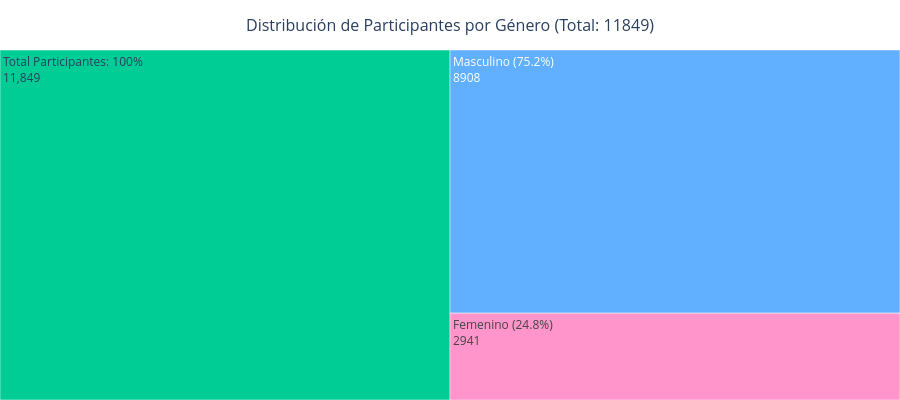

The notebook cell this image was saved under:
### Markdown cell above
Como se puede ver la distribución femenina es más apuntada, lo que indica una mayor concentración de corredores en torno a su media, menor dispersión, y la masculina con mayor dispersión de tiempos.

### Code cell
# Calcular estadísticas por género primero
stats_genero = df.groupby('Género')['Tiempo'].agg(['mean', 'median', 'std', 'count'])
print("Estadísticas por Género:")
print(stats_genero.to_string())
print("\n" + "="*50 + "\n")

# Crear tabla resumen con porcentajes
total_participantes = len(df)
resumen_genero = df['Género'].value_counts().reset_index()
resumen_genero.columns = ['Género', 'Cantidad']
resumen_genero['Porcentaje'] = (resumen_genero['Cantidad'] / total_participantes * 100).round(1)

# Agregar fila de total
total_fila = pd.DataFrame({
    'Género': ['TOTAL'],
    'Cantidad': [total_participantes],
    'Porcentaje': [100.0]
})
resumen_completo = pd.concat([resumen_genero, total_fila], ignore_index=True)

print("Distribución de Participantes por Género:")
print(resumen_completo.to_string(index=False))
print("\n" + "="*50 + "\n")

# Crear columna de color según género
def get_color(genero):
    genero_str = str(genero).upper()
    if genero_str in ['M', 'H', 'HOMBRE', 'MASCULINO', 'MALE']:
        return '#1E90FF'  # Azul para hombres
    elif genero_str in ['F', 'FEMENINO', 'MUJER', 'FEMALE', 'WOMAN']:
        return '#FF69B4'  # Rosa para mujeres
    else:
        return '#808080'  # Gris para otros

# Aplicar colores
df['Color'] = df['Género'].apply(get_color)

# Preparar datos para el gráfico - agregar porcentajes al label
df['Género_con_porcentaje'] = df['Género'].copy()
# Calcular porcentaje por cada valor único de género
for genero in df['Género'].unique():
    count = (df['Género'] == genero).sum()
    porcentaje = (count / total_participantes * 100).round(1)
    mask = df['Género'] == genero
    df.loc[mask, 'Género_con_porcentaje'] = f"{genero} ({porcentaje:.1f}%)"

# Opción 1: Icicle con colores sólidos por género
fig = px.icicle(
    df,
    path=[px.Constant('Total Participantes: 100%'), 'Género_con_porcentaje'],
    values=np.ones(len(df)),  # Cada participante cuenta como 1
    color='Género',
    color_discrete_map={
        # Masculino - AZUL
        'M': '#1E90FF', 
        'H': '#1E90FF', 
        'Hombre': '#1E90FF', 
        'Masculino': '#1E90FF',  
        'Male': '#1E90FF',
        'MASCULINO': '#1E90FF',
        
        # Femenino - ROSA
        'F': '#FF69B4', 
        'Femenino': '#FF69B4', 
        'Mujer': '#FF69B4', 
        'Female': '#FF69B4', 
        'Woman': '#FF69B4',
        'FEMENINO': '#FF69B4'
    },
    title='Distribución de Participantes por Género',
    hover_data={'Tiempo': True, 'Género': False},  
    labels={'Tiempo': 'Tiempo (min)'}
)

# Personalizar hover - agregar información del total real en el hover
fig.update_traces(
    textinfo='label+value',
    hovertemplate='<b>%{label}</b><br>Participantes: %{value}<br>Total: ' + str(total_participantes) + '<br>Tiempo medio: %{customdata[0]:.1f} min<extra></extra>',
    marker_line_color='white',
    marker_line_width=0.5
)

# Mejorar layout
fig.update_layout(
    height=400,
    margin=dict(t=50, l=0, r=0, b=0),
    title={
        'text': f'Distribución de Participantes por Género (Total: {total_participantes})',
        'y': 0.95,
        'x': 0.5,
        'xanchor': 'center',
        'yanchor': 'top',
        'font': {'size': 16}
    }
)

fig.show()

### Figure 1 — Plotly figure (JSON) as saved in the notebook; plotly's stock layout.template omitted (floating-point values rounded to 4 significant figures)
{"data": [{"branchvalues": "total", "customdata": [["(?)", "Femenino"], ["(?)", "Masculino"], ["(?)", "(?)"]], "domain": {"x": [0, 1], "y": [0, 1]}, "hovertemplate": "<b>%{label}</b><br>Participantes: %{value}<br>Total: 11849<br>Tiempo medio: %{customdata[0]:.1f} min<extra></extra>", "ids": ["Total Participantes: 100%/Femenino (24.8%)", "Total Participantes: 100%/Masculino (75.2%)", "Total Participantes: 100%"], "labels": ["Femenino (24.8%)", "Masculino (75.2%)", "Total Participantes: 100%"], "marker": {"colors": ["#FF69B4", "#1E90FF", "#00cc96"], "line": {"color": "white", "width": 0.5}}, "name": "", "parents": ["Total Participantes: 100%", "Total Participantes: 100%", ""], "textinfo": "label+value", "type": "icicle", "values": [2941, 8908, 11849]}], "layout": {"height": 400, "legend": {"tracegroupgap": 0}, "margin": {"b": 0, "l": 0, "r": 0, "t": 50}, "title": {"font": {"size": 16}, "text": "Distribución de Participantes por Género (Total: 11849)", "x": 0.5, "xanchor": "center", "y": 0.95, "yanchor": "top"}}}
